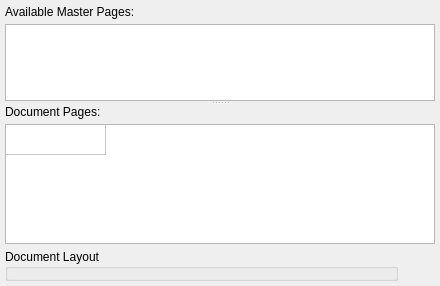
<?xml version="1.0" encoding="UTF-8"?>
<ui version="4.0">
 <class>PagePalette_PagesBase</class>
 <widget class="QWidget" name="PagePalette_PagesBase">
  <property name="geometry">
   <rect>
    <x>0</x>
    <y>0</y>
    <width>440</width>
    <height>286</height>
   </rect>
  </property>
  <property name="windowTitle">
   <string>Arrange Pages</string>
  </property>
  <layout class="QVBoxLayout" name="verticalLayout">
   <property name="spacing">
    <number>5</number>
   </property>
   <property name="leftMargin">
    <number>5</number>
   </property>
   <property name="topMargin">
    <number>5</number>
   </property>
   <property name="rightMargin">
    <number>5</number>
   </property>
   <property name="bottomMargin">
    <number>5</number>
   </property>
   <item>
    <widget class="QSplitter" name="splitter">
     <property name="orientation">
      <enum>Qt::Vertical</enum>
     </property>
     <widget class="QWidget" name="widget" native="true">
      <layout class="QVBoxLayout" name="verticalLayout_3">
       <property name="spacing">
        <number>5</number>
       </property>
       <property name="leftMargin">
        <number>0</number>
       </property>
       <property name="topMargin">
        <number>0</number>
       </property>
       <property name="rightMargin">
        <number>0</number>
       </property>
       <property name="bottomMargin">
        <number>0</number>
       </property>
       <item>
        <widget class="QLabel" name="masterPageLabel">
         <property name="text">
          <string>Available Master Pages:</string>
         </property>
        </widget>
       </item>
       <item>
        <widget class="SeList" name="masterPageList">
         <property name="minimumSize">
          <size>
           <width>130</width>
           <height>70</height>
          </size>
         </property>
         <property name="toolTip">
          <string>&lt;qt&gt;List of master pages in the document. Master page names may be dragged onto the page view below to apply master pages, or onto the empty space between pages to create new pages.&lt;/qt&gt;</string>
         </property>
         <property name="iconSize">
          <size>
           <width>60</width>
           <height>60</height>
          </size>
         </property>
        </widget>
       </item>
      </layout>
     </widget>
     <widget class="QWidget" name="widget_2" native="true">
      <layout class="QVBoxLayout" name="verticalLayout_4">
       <property name="spacing">
        <number>5</number>
       </property>
       <property name="leftMargin">
        <number>0</number>
       </property>
       <property name="topMargin">
        <number>0</number>
       </property>
       <property name="rightMargin">
        <number>0</number>
       </property>
       <property name="bottomMargin">
        <number>0</number>
       </property>
       <item>
        <widget class="QLabel" name="pageViewLabel">
         <property name="text">
          <string>Document Pages:</string>
         </property>
        </widget>
       </item>
       <item>
        <widget class="SeView" name="pageView">
         <property name="minimumSize">
          <size>
           <width>130</width>
           <height>120</height>
          </size>
         </property>
         <property name="toolTip">
          <string>&lt;qt&gt;List of normal pages in the document, shown with the document layout. Pages may be dragged to rearrange or delete them.&lt;/qt&gt;</string>
         </property>
         <property name="selectionMode">
          <enum>QAbstractItemView::NoSelection</enum>
         </property>
         <property name="iconSize">
          <size>
           <width>60</width>
           <height>60</height>
          </size>
         </property>
         <property name="rowCount">
          <number>1</number>
         </property>
         <property name="columnCount">
          <number>1</number>
         </property>
         <attribute name="horizontalHeaderVisible">
          <bool>false</bool>
         </attribute>
         <attribute name="verticalHeaderVisible">
          <bool>false</bool>
         </attribute>
         <row/>
         <column/>
        </widget>
       </item>
      </layout>
     </widget>
    </widget>
   </item>
   <item>
    <layout class="QHBoxLayout" name="horizontalLayout">
     <item>
      <widget class="PageLayouts" name="pageLayout">
       <property name="title">
        <string>Document Layout</string>
       </property>
      </widget>
     </item>
     <item>
      <widget class="TrashBin" name="trash">
       <property name="minimumSize">
        <size>
         <width>32</width>
         <height>32</height>
        </size>
       </property>
       <property name="maximumSize">
        <size>
         <width>32</width>
         <height>32</height>
        </size>
       </property>
       <property name="toolTip">
        <string>&lt;qt&gt;Drag pages or master pages onto the trash to delete them&lt;/qt&gt;</string>
       </property>
       <property name="text">
        <string/>
       </property>
      </widget>
     </item>
    </layout>
   </item>
  </layout>
 </widget>
 <customwidgets>
  <customwidget>
   <class>SeList</class>
   <extends>QListWidget</extends>
   <header>ui/pagepalette_widgets.h</header>
  </customwidget>
  <customwidget>
   <class>SeView</class>
   <extends>QTableWidget</extends>
   <header>ui/pagepalette_widgets.h</header>
  </customwidget>
  <customwidget>
   <class>PageLayouts</class>
   <extends>QGroupBox</extends>
   <header>ui/pagelayout.h</header>
   <container>1</container>
  </customwidget>
  <customwidget>
   <class>TrashBin</class>
   <extends>QLabel</extends>
   <header>ui/pagepalette_widgets.h</header>
  </customwidget>
 </customwidgets>
 <resources/>
 <connections/>
</ui>
